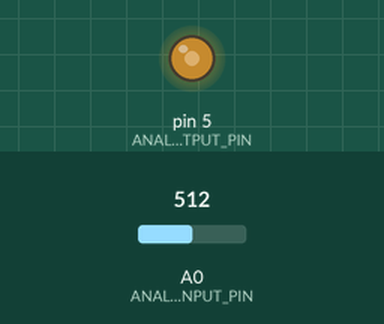
Simulated run of this sketch. Board: Arduino Uno, built with avr-gcc and run on an emulated ATmega328P. On the bench: output pins drawn as LEDs (lit = HIGH). Inputs (shaded band) come from the test bench; at power-on: A0 (ANALOG_INPUT_PIN) = 512.

Above: at 1.2 s.
1.3 s: A0 (ANALOG_INPUT_PIN) set to 716
At 2.1 s:
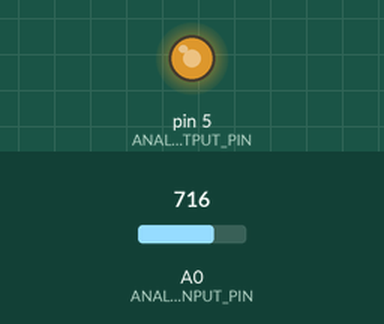
2.8 s: A0 (ANALOG_INPUT_PIN) set to 900
At 3.2 s:
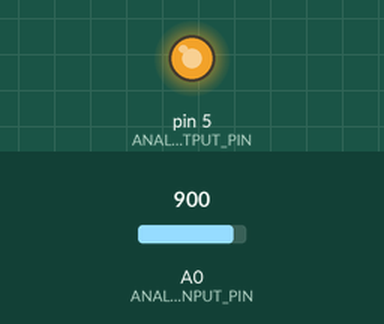
4.3 s: A0 (ANALOG_INPUT_PIN) set to 122
At 5.5 s:
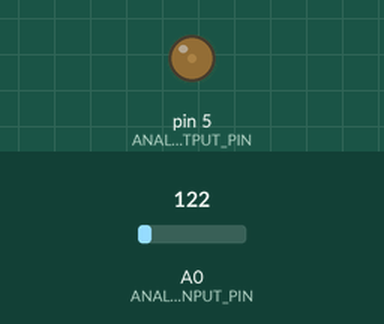
5.8 s: A0 (ANALOG_INPUT_PIN) set to 0
At 6.7 s:
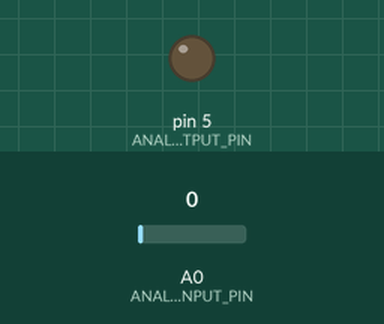
Timing chart, 0 to 8.3 s (numbered marks = the images above; inputs shaded):
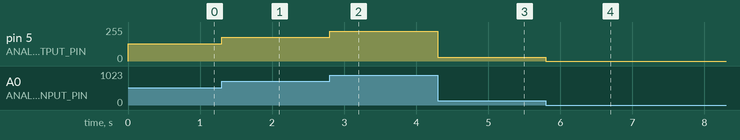

Measured:
- after the input at 1.3 s, pin 5 (ANALOG_OUTPUT_PIN): 128/255 → 179/255 at once
- after the input at 2.8 s, pin 5 (ANALOG_OUTPUT_PIN): 179/255 → 225/255 at once
- after the input at 4.3 s, pin 5 (ANALOG_OUTPUT_PIN): 225/255 → 30/255 at once
- after the input at 5.8 s, pin 5 (ANALOG_OUTPUT_PIN): 30/255 → 0/255 at once

The sketch:

analog_output.ino
```cpp
/* Test PWM functionality by dimming an external LED according to the position of a trimmer */

const int ANALOG_INPUT_PIN = A0;
const int ANALOG_OUTPUT_PIN = 5;

// the setup function runs once when you press reset or power the board
void setup() {
}

// the loop function runs over and over again forever
void loop() {
  unsigned int reading = analogRead(ANALOG_INPUT_PIN); // take a reading
  analogWrite(ANALOG_OUTPUT_PIN, reading / 4); // set PWM duty cycle. divide by 4 to map 0-1023 -> 0-255
}
```
